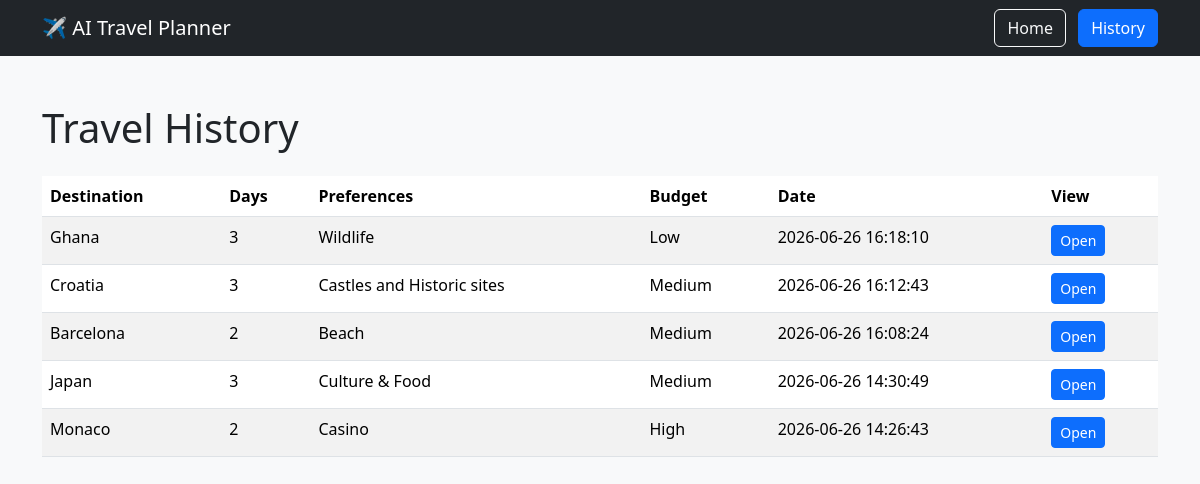
Before: /history with the older database file.
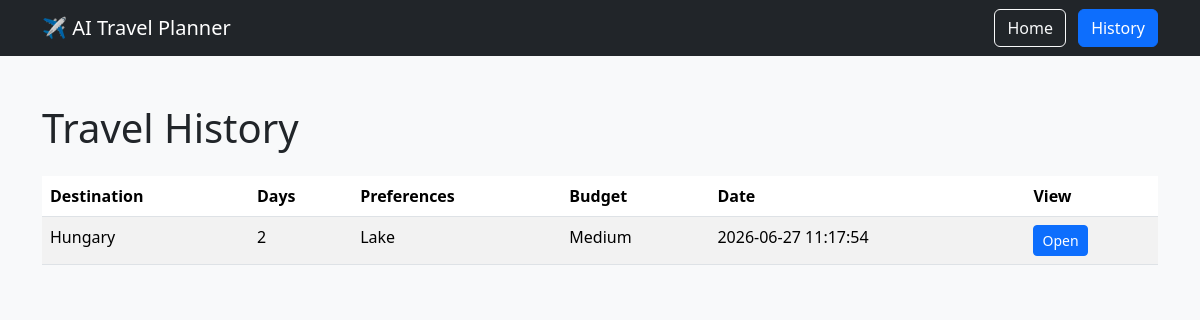
After: the same page with the newer database file.
### tables this page shows
CREATE TABLE itineraries (
            id INTEGER PRIMARY KEY AUTOINCREMENT,
            destination TEXT NOT NULL,
            days INTEGER NOT NULL,
            preferences TEXT NOT NULL,
            budget TEXT NOT NULL,       
            plan TEXT NOT NULL,
            created_at TIMESTAMP DEFAULT CURRENT_TIMESTAMP,
            image_url TEXT NOT NULL
        );

### app/routes.py (the view)
@main.route("/history")
def history():
    itineraries = get_all_itineraries()
    return render_template(
        "history.html",
        itineraries=itineraries
    )

### app/database.py (called while the page is built)
def get_all_itineraries():
    conn = sqlite3.connect(DB_NAME)
    cursor = conn.cursor()
    cursor.execute("""
        SELECT id, destination, days, preferences, budget, created_at
        FROM itineraries
        ORDER BY created_at DESC
    """)
    itineraries = cursor.fetchall()
    conn.close()
    return itineraries

### templates/history.html
{% extends "base.html" %}
{% block content %}
<div class="container py-5">
    <h1 class="mb-4">Travel History</h1>
    <table class="table table-striped">
        <thead>
            <tr>
                <th>Destination</th>
                <th>Days</th>
                <th>Preferences</th>
                <th>Budget</th>
                <th>Date</th>
                <th>View</th>
            </tr>
        </thead>
        <tbody>
            {% for trip in itineraries %}
            <tr>
                <td>{{ trip[1] }}</td>
                <td>{{ trip[2] }}</td>
                <td>{{ trip[3] }}</td>
                <td>{{ trip[4] }}</td>
                <td>{{ trip[5] }}</td>
                <td>
                    <a href="/trip/{{ trip[0] }}" class="btn btn-sm btn-primary">
                        Open
                    </a>
                </td>
            </tr>
            {% endfor %}
        </tbody>
    </table>
</div>
{% endblock %}

### templates/base.html (shortened to what this page needs)
<!DOCTYPE html>
<html lang="en">
<head>
    <link href="https://cdn.jsdelivr.net/npm/bootstrap@5.3.8/dist/css/bootstrap.min.css" rel="stylesheet">
</head>
<body class="bg-light">
<nav class="navbar navbar-expand-lg navbar-dark bg-dark">
    <div class="container">
        <a class="navbar-brand" href="/">
            ✈️ AI Travel Planner
        </a>
        <div class="ms-auto">
            <a href="/" class="btn btn-outline-light me-2">
                Home
            </a>
            <a href="/history" class="btn btn-primary">
                History
            </a>
        </div>
    </div>
</nav>
    {% block content %}
    {% endblock %}
</body>
</html>

Changed rows visible on the page:
removed itineraries: destination "Ghana", days "3", preferences "Wildlife", budget "Low", created_at "2026-06-26 16:18:10"
removed itineraries: destination "Croatia", days "3", preferences "Castles and Historic sites", budget "Medium", created_at "2026-06-26 16:12:43"
removed itineraries: destination "Barcelona", days "2", preferences "Beach", budget "Medium", created_at "2026-06-26 16:08:24"
removed itineraries: destination "Japan", days "3", preferences "Culture & Food", budget "Medium", created_at "2026-06-26 14:30:49"
removed itineraries: destination "Monaco", days "2", preferences "Casino", budget "High", created_at "2026-06-26 14:26:43"
added itineraries: destination "Hungary", days "2", preferences "Lake", budget "Medium", created_at "2026-06-27 11:17:54"
